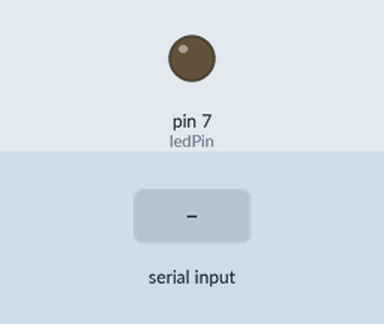
The sketch below on a simulated Arduino Uno, built with avr-gcc and run on an emulated ATmega328P. On the bench: output pins drawn as LEDs (lit = HIGH). The inputs (shaded band) are chosen by the test bench.

Above: at 1.2 s.
1.3 s: "1" received over the second serial link
At 2.1 s:
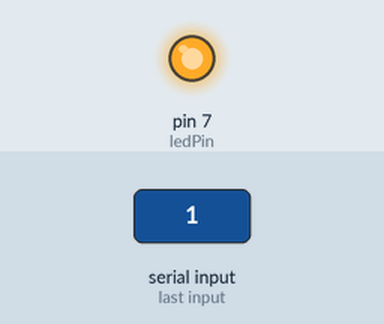
Timing chart, 0 to 4.3 s (numbered marks = the images above; inputs shaded):
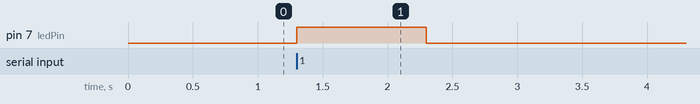

Measured:
- after the input at 1.3 s, pin 7 (ledPin): LOW → HIGH at once, → LOW 1.0 s later

The sketch:

sketch_may27b.ino
```cpp
#include<SoftwareSerial.h>

SoftwareSerial BTSerial(2,3); // SoftwareSerial의 함수들은 Serial 클래스
int ledPin = 7;

void setup() {
  // put your setup code here, to run once;
  Serial.begin(9600);
  BTSerial.begin(9600);
  pinMode(7,OUTPUT);
}

void loop() {
  // put your main code here, to run repeatedly:
   int value = BTSerial.read();

  if(BTSerial.available()) {
    Serial.write(BTSerial.read()); // 블루투스 모듈에서 받은 데이터를 PC전송
  }
  if(Serial.available()) {
    BTSerial.write(Serial.read()); // PC에서 바은 데이터를 블루투스로 모듈로 전송
  }

  if(value == '1')
  {
    digitalWrite(7,HIGH);
    delay(1000);
    digitalWrite(7,LOW);
  }

}
```
